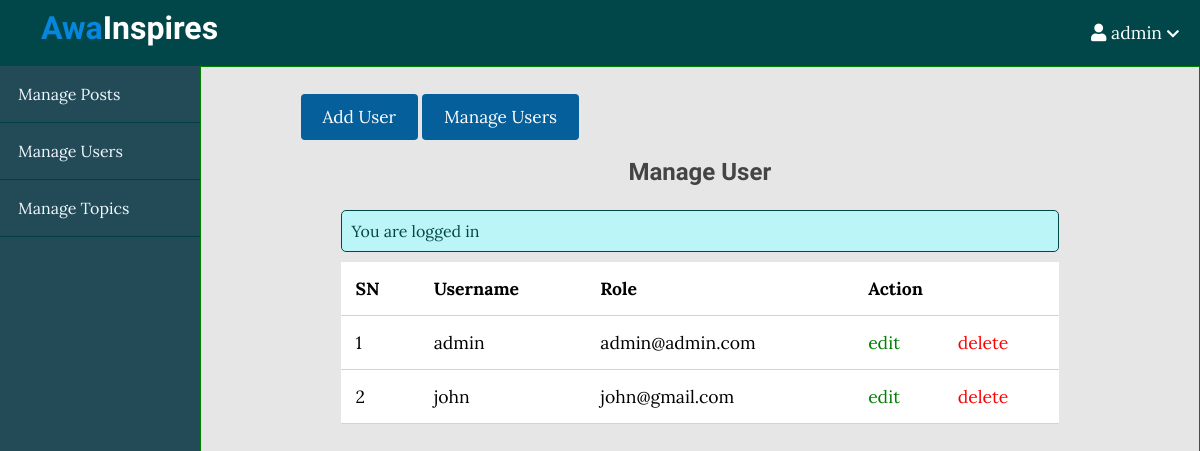
Screenshot of /admin/users/index.php (signed in) with the database file from the repository.
### tables this page shows
CREATE TABLE `users` (
  `id` int(11) NOT NULL,
  `admin` tinyint(4) NOT NULL,
  `username` varchar(255) NOT NULL,
  `email` varchar(255) NOT NULL,
  `password` varchar(255) NOT NULL,
  `created` timestamp NOT NULL DEFAULT current_timestamp()
);

### App/controllers/users.php (called while the page is built, shortened)
<?php
 include(ROOT_PATH . "/App/database/db.php");
 $table = 'users';
 $admin_users = selectAll($table);

### App/database/db.php (called while the page is built, shortened)
<?php
require('connect.php');
function selectAll($table, $conditions = []){
    global $conn;
    $sql = "SELECT * FROM $table";
    if(empty($conditions)){
        $stmt = $conn->prepare($sql);
        $stmt->execute();
        $records = $stmt->get_result()->fetch_all(MYSQLI_ASSOC);
        return $records;
    }
}

### admin/users/index.php (the view, shortened to what this page needs)
<?php include(ROOT_PATH . "/App/controllers/users.php");
?>
<!DOCTYPE html>
<html lang="en">
<head>
    <link rel="stylesheet" href="https://pro.fontawesome.com/releases/v5.10.0/css/all.css"/>
    <link rel="stylesheet" href="../../assets/css/style.css">
    <link rel="stylesheet" href="../../assets/css/admin.css">
</head>
<body>
<?php include(ROOT_PATH . "/App/includes/adminHeader.php"); ?>
    <div class="admin-wrapper">
        <?php include(ROOT_PATH . "/App/includes/adminSidebar.php"); ?>
            <div class="admin-content">
                <div class="button-group">
                    <a href="create.php" class="btn btn-big">Add User</a>
                    <a href="index.php" class="btn btn-big">Manage Users</a>
                </div>
                <div class="content">
                    <h2 class="page-title">Manage User</h2>
                    <?php include(ROOT_PATH . "/App/includes/messages.php"); ?>
                    <table>
                        <thead>
                            <th>SN</th>
                            <th>Username</th>
                            <th>Role</th>
                            <th colspan="3">Action</th>
                        </thead>
                        <tbody>
                        <?php foreach ($admin_users as $key => $user) :?>
                            <tr>
                                <td><?php echo $key + 1; ?></td>
                                <td><?php echo $user['username']; ?></td>
                                <td><?php echo $user['email']; ?></td>
                                <td><a href="edit.php?id=<?php echo $user['id']; ?>" class="edit">edit</a></td>
                                <td><a href="index.php?delete_id=<?php echo $user['id']; ?>" class="delete">delete</a></td>
                            </tr>
                        <?php endforeach;?>
                        </tbody>
                    </table>
                </div>
        </div>
    </div>
</body>
</html>

### assets/css/style.css (style rules this page uses)
* { box-sizing: border-box; }
html, body { height: 100%; margin: 0px; padding: 0px; font-family: 'Lora', serif; background-color: rgb(231, 230, 230); }
h1, h2, h3, h4, h5, h6 { font-family: 'Candal', serif; color: #444; margin: 5px; }
a { text-decoration: none; color: inherit; }
.btn { padding: .5rem 1rem; background: #055f9b; color: white; border: 1px solid transparent; border-radius: .25rem; font-size: 1.08em; font-family: 'Lora', serif; }
.btn-big { padding: .7rem 1.3rem; line-height: 1.3rem; }
.content { width: 90%; margin: 30px auto 30px; }

### assets/css/admin.css (style rules this page uses)
.admin-wrapper { display: flex; height: calc(100% - 66px); }
.admin-wrapper .admin-content { flex: 8; height: 100%; border: solid 1px green; padding: 40px 100px 100px; overflow-y: scroll; }
.admin-content .page-title { text-align: center; margin-bottom: 1.5rem; }
table { width: 100%; border-collapse: collapse; font-size: 1.1rem; background: #fff; }
th, td { padding: 15px; text-align: left; border-bottom: 1px solid #d3d3d3; }
.edit { color: green; }
.delete { color: red; }

### rows the page displays
users: username "admin", email "admin@admin.com"
users: username "john", email "john@gmail.com"

### other values shown
$_SESSION['username'] "admin"
$_SESSION['message'] "You are logged in"
